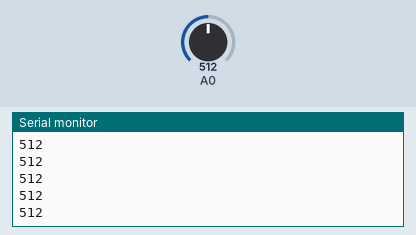
Simulated run of this sketch. Board: Arduino Uno, built with avr-gcc and run on an emulated ATmega328P. Shown: the last lines printed to the serial monitor. The inputs (shaded band) are chosen by the test bench; at power-on: A0 = 512.

Above: at 1.2 s.
1.3 s: A0 set to 716
At 2.1 s:
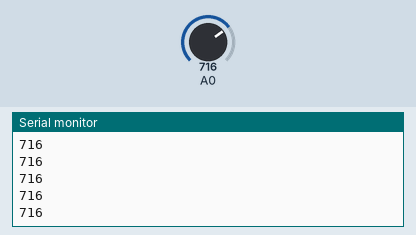
2.8 s: A0 set to 900
At 3.5 s:
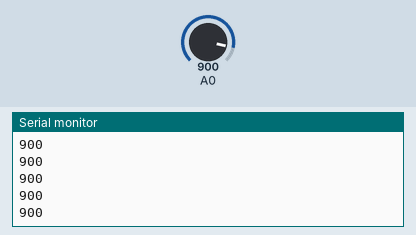
Timing chart, 0 to 5.8 s (numbered marks = the images above; inputs shaded):
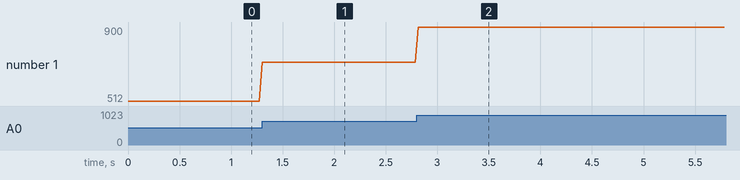

Measured:
- after the input at 1.3 s, the serial monitor: prints a new line at once (image 1)
- after the input at 2.8 s, the serial monitor: prints a new line at once (image 2)
- plotted number 1: 512 → 716 after the input at 1.3 s, 716 → 900 after the input at 2.8 s

The sketch:

sensor_calibration.ino
```cpp
void setup() {
  Serial.begin(9600); // initialize serial communication
}

void loop() {
  int moistureVal = analogRead(A0);  // read the input on analog pin 0:
  Serial.println(moistureVal); // print out the analog val
  delay(30);
}
```
